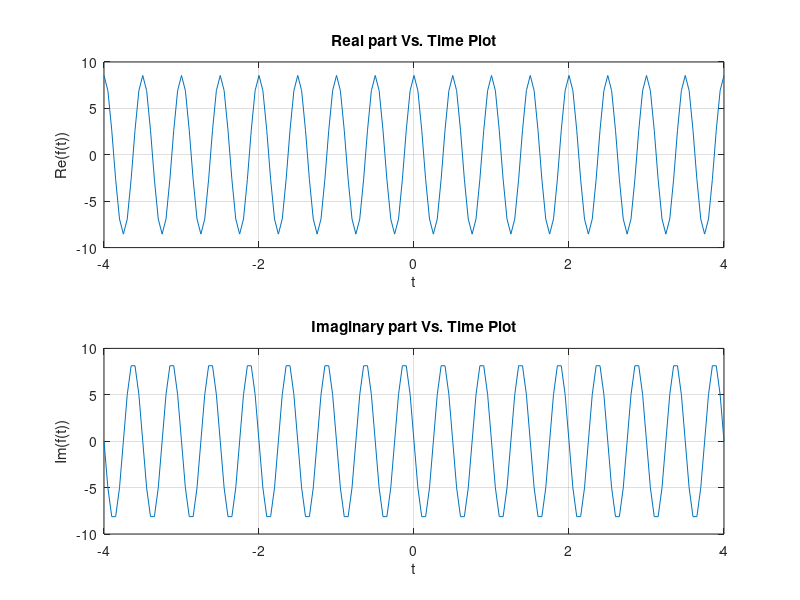

This figure's MATLAB source:
clc; clear; close all;
diary on; echo on;

% Task 2 - Section 1

t=[-4:0.05:4]; 

re=eval(vectorize('3*exp(pi/3)*cos(4*pi*t)')); %equivalent to eval(vectorize(real(3*exp((pi/3)-i*4*pi*t)))) 
im=eval(vectorize('-3*exp(pi/3)*sin(4*pi*t)')); %equivalent to eval(vectorize(imag(3*exp((pi/3)-i*4*pi*t)))) 

subplot(2,1,1)
plot(t,re), grid on
xlabel('t'),ylabel('Re(f(t))');
title('Real part Vs. Time Plot')

subplot(2,1,2)
plot(t,im), grid on
xlabel('t'),ylabel('Im(f(t))');
title('Imaginary part Vs. Time Plot')

diary off; echo off;

%Selmane Tabet & 724009589
%Kenana Dalle & 725002949
%MATLAB Project Section 1.